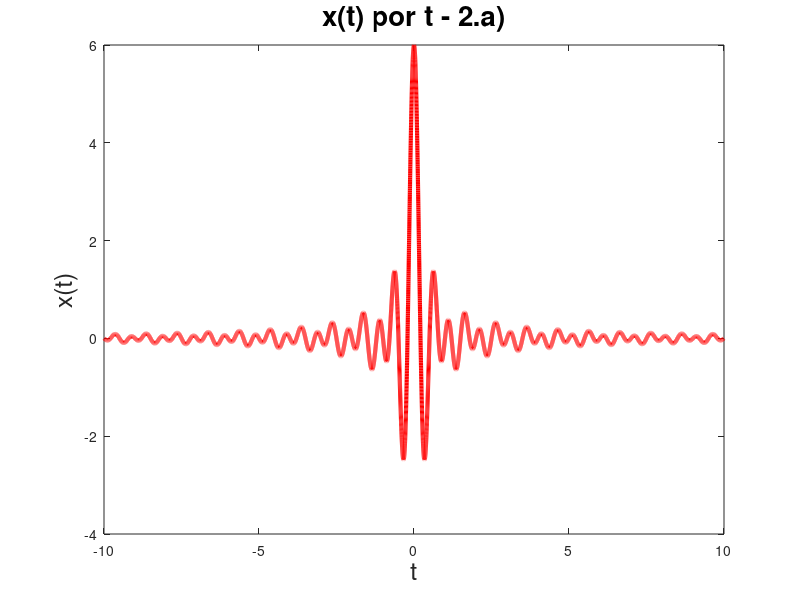

Write the MATLAB code that produced this figure.
%Questão 2.a)

% Intervalo
dt=0.001;

% Dados basicos
t=-10:dt:10-dt;
x=8*sinc(4*t)-2*sinc(2*t);
plot (t, x, "r", "linewidth", 3);
title("x(t) por t - 2.a)", "fontsize", 20);
xlabel("t", "fontsize", 18);
ylabel("x(t)", "fontsize", 18);
